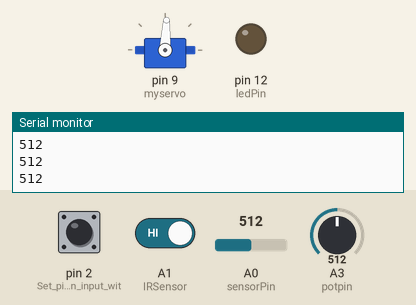
Bench run of a sketch on a simulated Arduino Uno, built with avr-gcc and run on an emulated ATmega328P. On the bench: servo, output pins drawn as LEDs (lit = HIGH), the last lines printed to the serial monitor. The test bench sets the inputs (shaded band); at power-on: A0 (sensorPin) = 512, A1 (IRSensor) HIGH, A3 (potpin) = 512, pin 2 (Set_pin_2_as_an_input_wit) HIGH.

Above: at 1.3 s.
1.4 s: A0 (sensorPin) set to 843
2.9 s: A0 (sensorPin) set to 863
At 3.8 s:
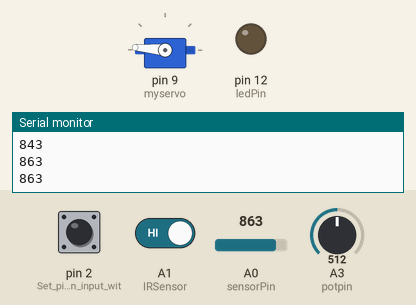
4.5 s: A1 (IRSensor) driven LOW
At 5.0 s:
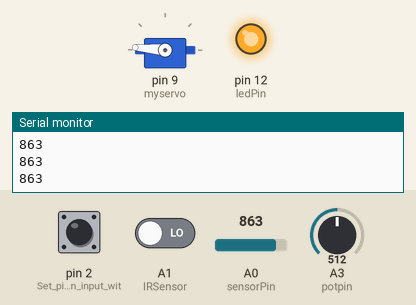
6.0 s: A1 (IRSensor) driven HIGH
At 7.2 s:
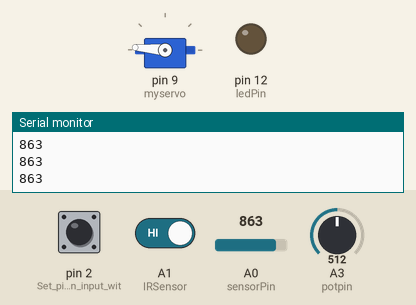
7.5 s: A0 (sensorPin) set to 840
At 8.6 s:
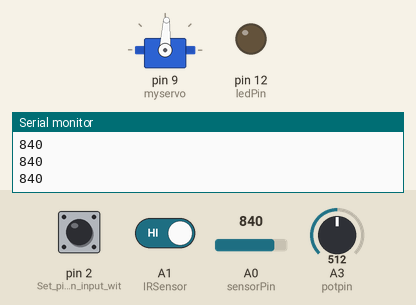
9.0 s: A3 (potpin) set to 716
At 9.8 s:
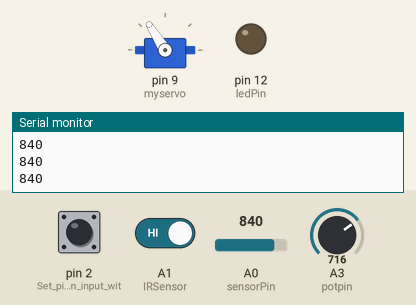
Timing chart, 0 to 11.5 s (numbered marks = the images above; inputs shaded):
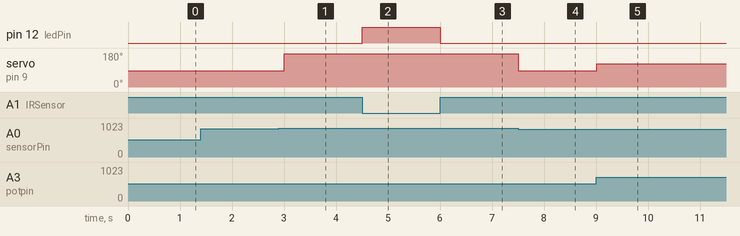

Measured:
- the behaviour switches between 849 and 850 on A0 (sensorPin) (found by bisection; images 0 and 1)
- after the input at 2.9 s, servo on pin 9 (myservo): 87° → 175° after 0.10 s
- after the input at 4.5 s, pin 12 (ledPin): LOW → HIGH at once
- after the input at 6.0 s, pin 12 (ledPin): HIGH → LOW at once
- after the input at 7.5 s, servo on pin 9 (myservo): 175° → 87° at once
- after the input at 9.0 s, servo on pin 9 (myservo): 87° → 122° at once

The sketch:

Bouns1.ino
```cpp
#include <Servo.h> // Include the Servo library to control the servo motor

Servo myservo;   // Create a servo object to control a servo motor
int sensorPin = A0; // Select the analog input pin for the LDR (Light Dependent Resistor)
int ledPin = 12; // Define the digital output pin for the LED
int sensorValue = 0; // Variable to store the value coming from the LDR
#define IRSensor A1 // Define the digital input pin for an infrared (IR) sensor
#define potpin A3    // Define the analog input pin for a potentiometer
int potval =  0; // Variable to store the value coming from the potentiometer

void setup() {
  Serial.begin(9600); // Sets up the serial port for communication with a baud rate of 9600
  pinMode(12, OUTPUT); // Set pin 12 as an output for the LED
  pinMode(2, INPUT_PULLUP); // Set pin 2 as an input with internal pull-up resistor enabled
}

void loop() {
  sensorValue = analogRead(sensorPin); // Read the value from the LDR

  Serial.println(sensorValue); // Print the LDR value to the serial monitor

  myservo.attach(9); // Attach the servo motor to pin 9

  int buttonval = digitalRead(2); // Read the value of the button connected to pin 2

  int IRValue = digitalRead(IRSensor); // Read the value from the infrared (IR) sensor

  // Check if the IR sensor is detecting a signal (IRValue is LOW) and the button is pressed (buttonval is HIGH)
  if (IRValue == 0 && buttonval == HIGH) {
    myservo.write(175); // Move the servo motor to position 175 (degrees)
    digitalWrite(ledPin, HIGH); // Turn on the LED

  } else {
    myservo.write(0); // Move the servo motor to position 0 (degrees)
    digitalWrite(ledPin, LOW); // Turn off the LED

    // Check if the LDR value is greater than or equal to 850
    if (sensorValue >= 850) {
      myservo.write(175); // Move the servo motor to position 175 (degrees)
    } else {
      myservo.write(0); // Move the servo motor to position 0 (degrees)

      potval = analogRead(potpin); // Read the value from the potentiometer
      potval = map(potval, 0, 1023, 0, 175); // Map the potentiometer value to the servo motor's angle range (0-175 degrees)
      myservo.write(potval); // Move the servo motor to the mapped angle position
    }
  }
  delay(500); // Add a delay to control the servo motor movements and avoid rapid changes
}
```
